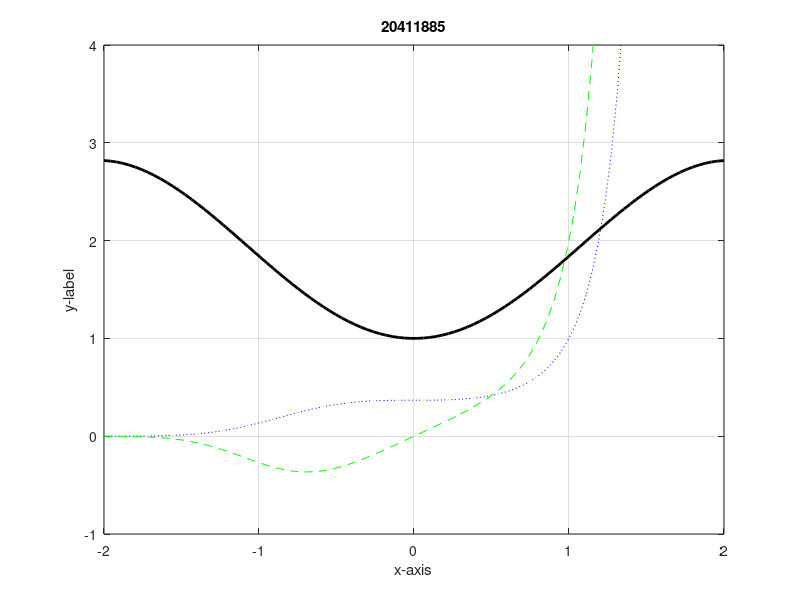

Reproduce this figure in MATLAB.
x=linspace(-2,2);
y=exp(x.^3-1);
z=2*x.*y;
w=x.*sin(x)+1;
plot(x,y,':b',x,z,'--g',x,w,'-k','linewidth',2)
ylim([-1,4])
xlim([-2,2])
xlabel('x-axis')
ylabel('y-label')
title('20411885')
grid on